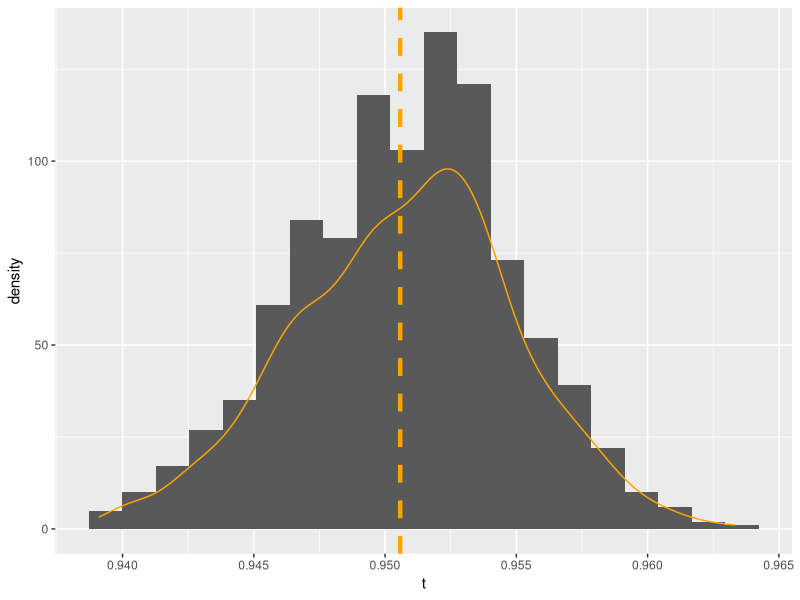
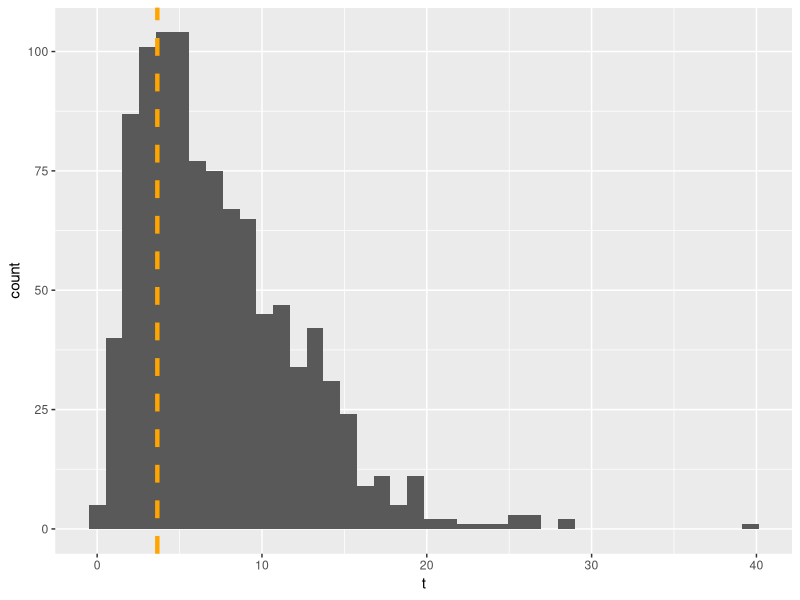
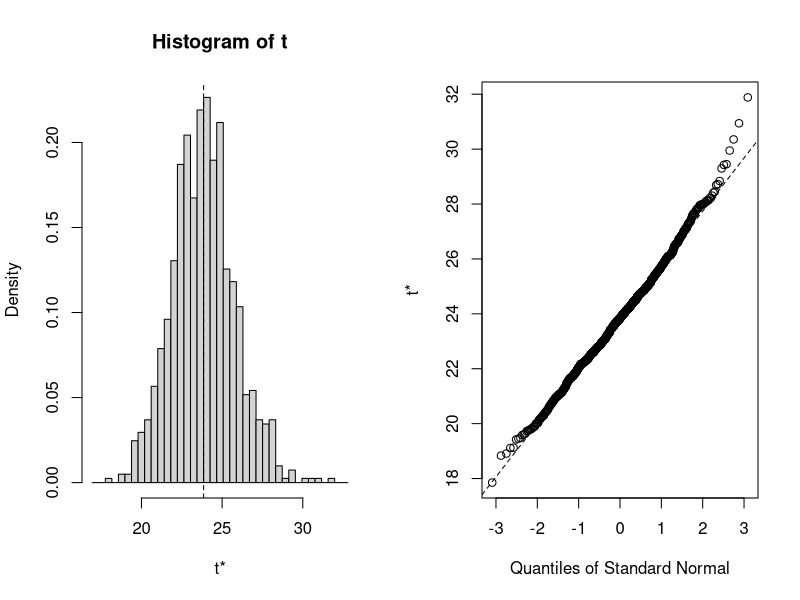
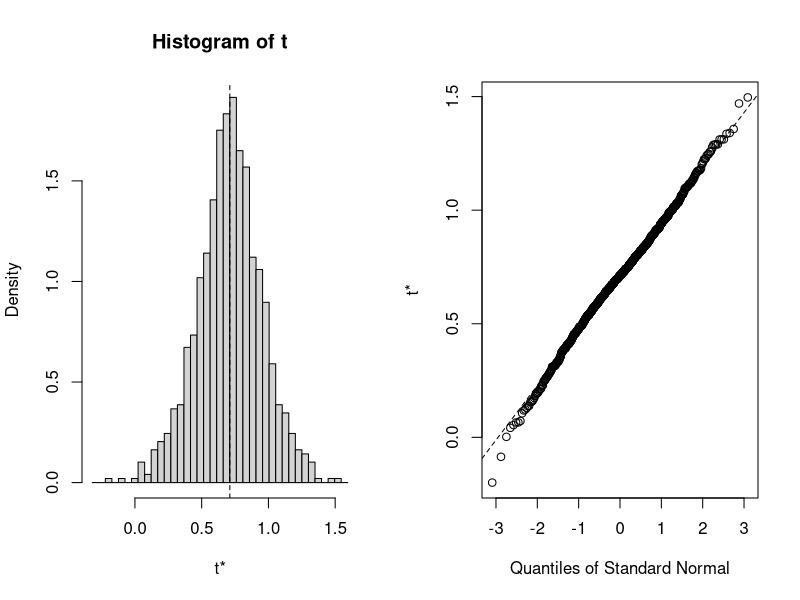
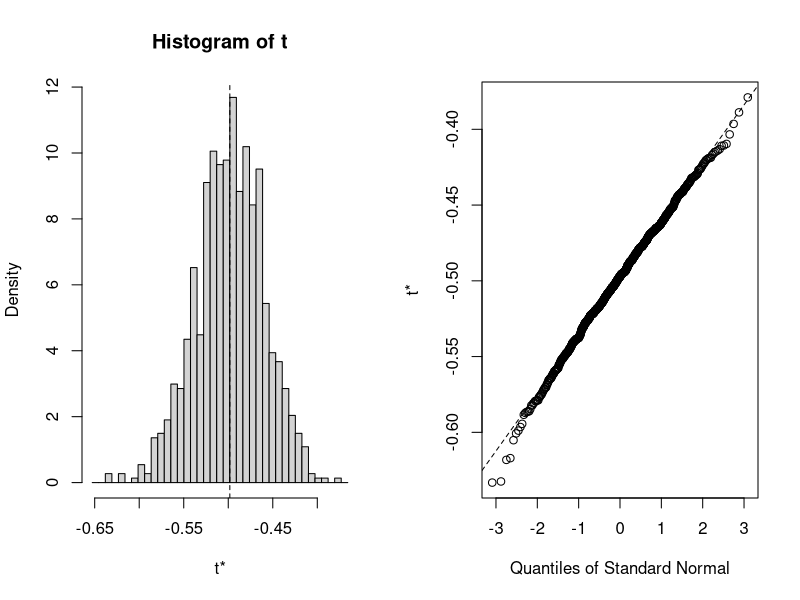
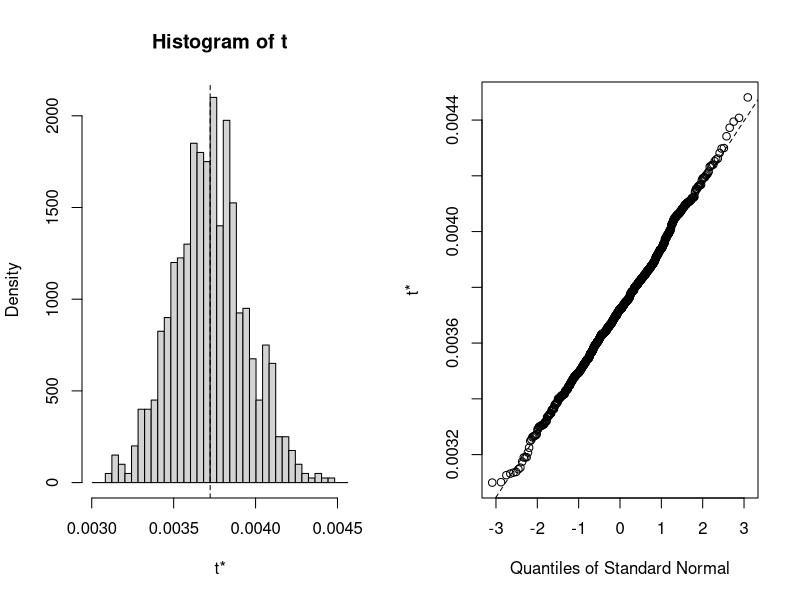
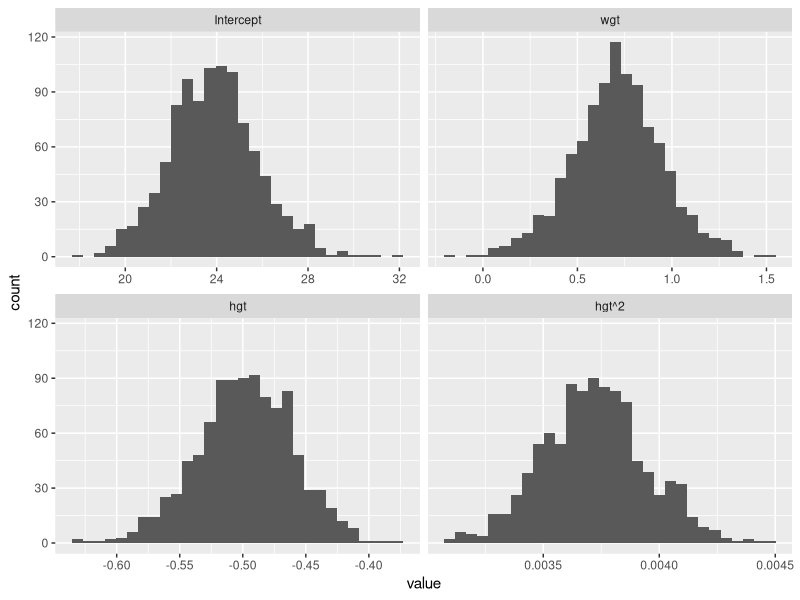

Source code (R) for these figures, in order:
## ---- chunk 1
knitr::opts_chunk$set(echo = TRUE)
## ---- chunk 2
library(boot)
library(mice)
library(dplyr)
library(magrittr)
library(ggplot2)
## ---- chunk 3
set.seed(123)
## ---- chunk 4
corfun <- function(data, i){
  data.sample <- data[i,]
  stat <- cor(data.sample$age, data.sample$wgt, use = "pairwise.complete.obs")
	return(stat)
}
## ---- chunk 5
bootstr.cor <- 
  boys %>%
  boot(corfun, R = 1000)
## ---- chunk 6
attributes(bootstr.cor)
## ---- chunk 7
head(bootstr.cor$data)
## ---- chunk 8
bootstr.cor$t0
## ---- chunk 9
head(bootstr.cor$t)
## ---- chunk 10
bootstr.cor$t %>% mean
## ---- chunk 11
head(bootstr.cor$data)
## ---- chunk 12
plotdata <- data.frame(t = bootstr.cor$t)

plotdata %>%
  ggplot(aes(t)) + 
  geom_histogram(bins = 20) + 
  geom_density(col = "orange") + 
  geom_vline(xintercept = bootstr.cor$t0, col = "orange", linetype = "dashed", linewidth = 1.5)
## ---- chunk 13
boys2 <- boys %>%
    mutate(ovw = if_else(bmi <= 25, "Not Overweight", "Overweight")) 
## ---- chunk 14
boys2 %$%
  table(ovw)
## ---- chunk 15
X2fun <- function(data, i){
  data.sample <- data[i,]
  tab <- data.sample %$%
    table(ovw, reg) 
  X2 <- suppressWarnings(chisq.test(tab))
	return(X2$statistic)
}
## ---- chunk 16

bootstr.X2 <- 
  boys2 %>%
  boot(X2fun, R = 1000)

bootstr.X2

## ---- chunk 17
plotdata <- data.frame(t = bootstr.X2$t)

plotdata %>%
  ggplot(aes(t)) + 
  geom_histogram(bins = 40) + 
  geom_vline(xintercept = bootstr.X2$t0, col = "orange", linetype = "dashed", linewidth = 1.5)
## ---- chunk 18
lmfun <- function(data, i){
  data.sample <- data[i,]
  coef <- data.sample %$%
    lm(wgt ~ age + hgt + I(hgt^2)) %>%
    coef()
	return(coef)
}
## ---- chunk 19
bootstr.lm <- 
  boys %>%
  boot(lmfun, R = 1000)

bootstr.lm
## ---- chunk 20
bootstr.lm$t0
## ---- chunk 21
plot(bootstr.lm, index = 1)
## ---- chunk 22
plot(bootstr.lm, index = 2)
## ---- chunk 23
plot(bootstr.lm, index = 3)
## ---- chunk 24
plot(bootstr.lm, index = 4)
## ---- chunk 25
est <- bootstr.lm$t
colnames(est) <- (c("Intercept", "wgt", "hgt", "hgt^2"))

reshape2::melt(est) %>%
  ggplot(aes(value)) + facet_wrap(~Var2, scales = 'free_x') +
  geom_histogram()
## ---- chunk 26
boot.ci(bootstr.lm, type = "basic", index = 1)
## ---- chunk 27
boot.ci(bootstr.lm, type = "basic", index = 2)
## ---- chunk 28
boot.ci(bootstr.lm, type = "basic", index = 3)
## ---- chunk 29
boot.ci(bootstr.lm, type = "basic", index = 4)
## ---- chunk 30
quantile(est[, "Intercept"], c(0.025,0.975))
## ---- chunk 31
apply(est, 2, function(x) quantile(x, c(0.025,0.975)))
## ---- chunk 32
sort(est[, "Intercept"])[c(25, 976)]
